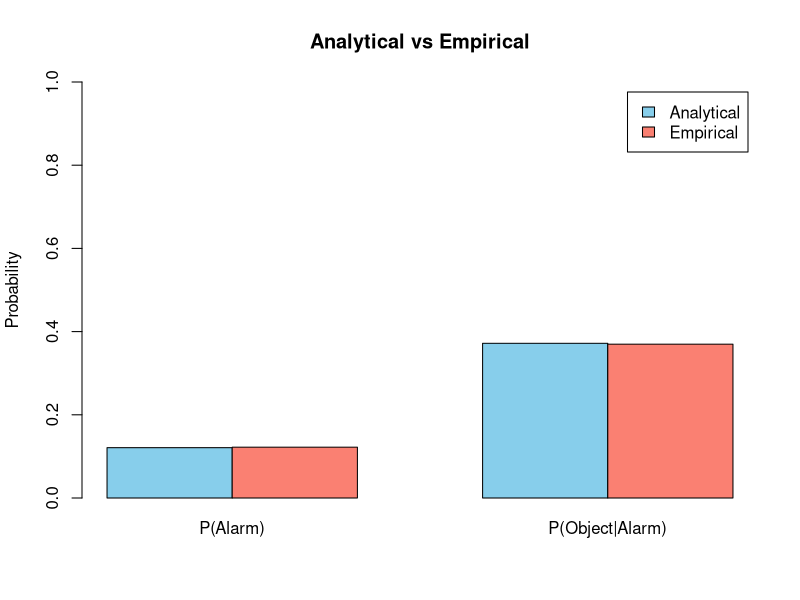
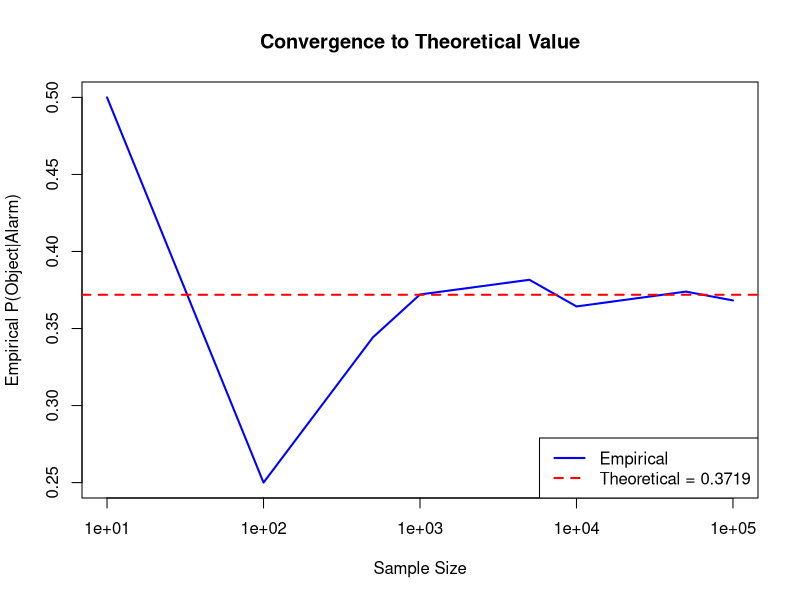

Write R code to recreate these figures, in order.
# -----------------------------
# 1) Parameters
# -----------------------------
p_object <- 0.05
p_not_object <- 1 - p_object
p_alarm_given_object <- 0.90
p_alarm_given_not_object <- 0.08

# -----------------------------
# 2) Analytical results
# -----------------------------
p_alarm <- p_object * p_alarm_given_object + p_not_object * p_alarm_given_not_object
print(p_alarm)

p_object_given_alarm <- (p_object * p_alarm_given_object) / (p_object * p_alarm_given_object + p_not_object * p_alarm_given_not_object)
print(p_object_given_alarm)

# -----------------------------
# 3) Simulation (Empirical)
# -----------------------------
N <- 100000

# Step 1: simulate whether each passenger has the object
object_vec <- rbinom(N, 1, p_object)

# Step 2: simulate the alarm conditional on object presence
u <- runif(N)

alarm_vec <- integer(N)
for (i in 1:N) {
  if (object_vec[i] == 1) {
    if (u[i] < p_alarm_given_object) {
      alarm_vec[i] <- 1
    } else {
      alarm_vec[i] <- 0
    }
  } else {
    if (u[i] < p_alarm_given_not_object) {
      alarm_vec[i] <- 1
    } else {
      alarm_vec[i] <- 0
    }
  }
}

# Step 3: empirical estimates
num_object_and_alarm <- sum(object_vec == 1 & alarm_vec == 1)
num_alarm <- sum(alarm_vec == 1)

p_alarm_empirical <- mean(alarm_vec)
p_object_given_alarm_empirical <- num_object_and_alarm / num_alarm

cat("Empirical results (N =", N, "):\n")
cat("  P(Alarm) =", p_alarm_empirical, "\n")
cat("  P(Object | Alarm) =", p_object_given_alarm_empirical, "\n\n")

# -----------------------------
# 4) Bar chart: Analytical vs Empirical
# ----------------------------
values <- rbind(
  c(p_alarm, p_object_given_alarm),
  c(p_alarm_empirical, p_object_given_alarm_empirical)
)

rownames(values) <- c("Analytical", "Empirical")
colnames(values) <- c("P(Alarm)", "P(Object|Alarm)")

barplot(values,
  beside = TRUE,
  col = c("skyblue", "salmon"),
  ylim = c(0, 1),
  main = "Analytical vs Empirical",
  ylab = "Probability",
  legend.text = TRUE
)

# -----------------------------
# 5) Bar chart: Analytical vs Empirical
# ----------------------------
sample_sizes <- c(10, 100, 500, 1000, 5000, 10000, 50000, 100000)
convergence_data <- c()

for (i in 1:length(sample_sizes)) {
  n <- sample_sizes[i]

  object_vec <- rbinom(n, 1, p_object)

  u <- runif(n)

  alarm_vec <- integer(n)
  for (j in 1:n) {
    if (object_vec[j] == 1) {
      if (u[j] < p_alarm_given_object) {
        alarm_vec[j] <- 1
      } else {
        alarm_vec[j] <- 0
      }
    } else {
      if (u[j] < p_alarm_given_not_object) {
        alarm_vec[j] <- 1
      } else {
        alarm_vec[j] <- 0
      }
    }
  }

  num_object_and_alarm <- sum(object_vec == 1 & alarm_vec == 1)
  num_alarm <- sum(alarm_vec == 1)

  p_alarm_empirical <- mean(alarm_vec)
  p_object_given_alarm_empirical <- num_object_and_alarm / num_alarm

  if (num_alarm > 0) {
    convergence_data[i] <- num_object_and_alarm / num_alarm
  } else {
    convergence_data[i] <- NA
  }
}

# Plot convergence
plot(sample_sizes, convergence_data,
  type = "l",
  log = "x",
  col = "blue",
  pch = 16,
  lwd = 2,
  xlab = "Sample Size",
  ylab = "Empirical P(Object|Alarm)",
  main = "Convergence to Theoretical Value"
)

abline(h = p_object_given_alarm, col = "red", lty = 2, lwd = 2)

legend("bottomright",
  legend = c("Empirical", paste("Theoretical =", round(p_object_given_alarm, 4))),
  col = c("blue", "red"), lty = c(1, 2), lwd = 2
)
